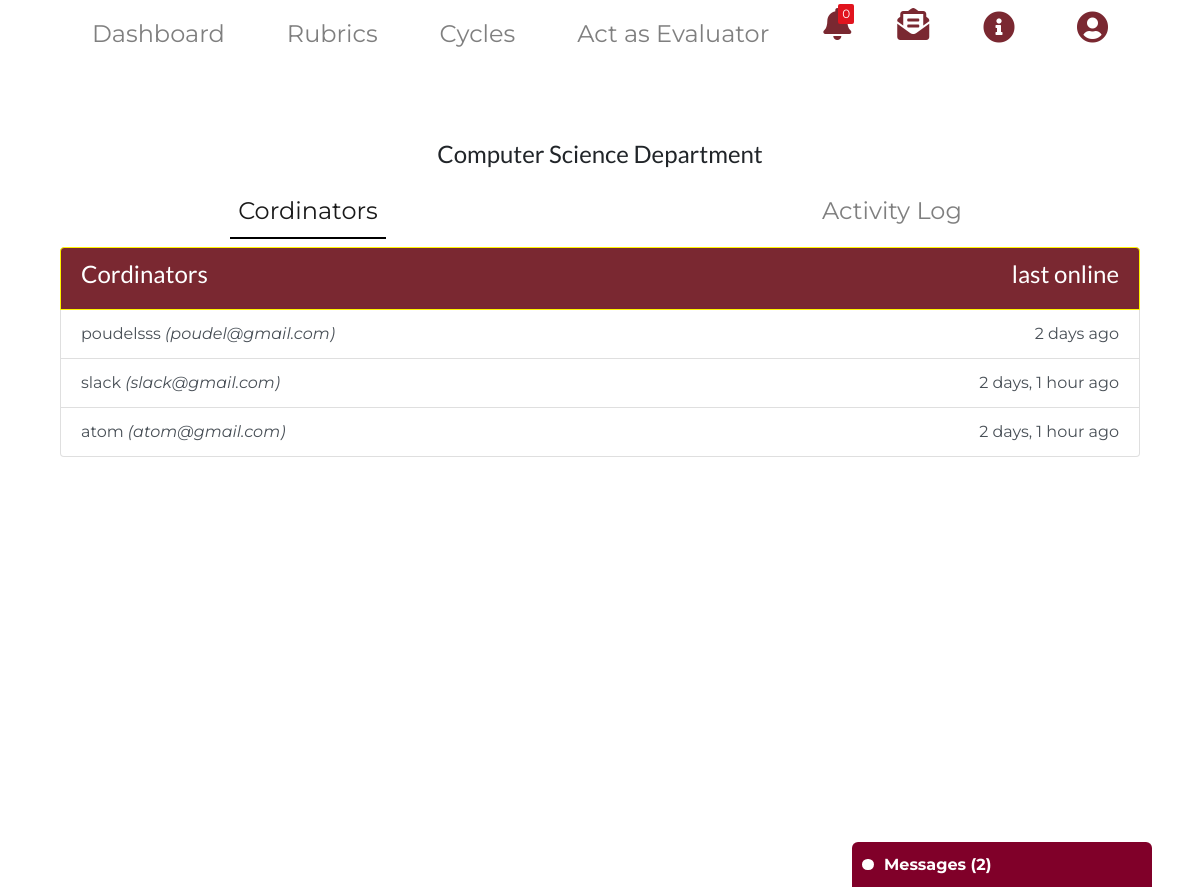
/department_view/8 (signed in), run on an earlier commit of the app's database.
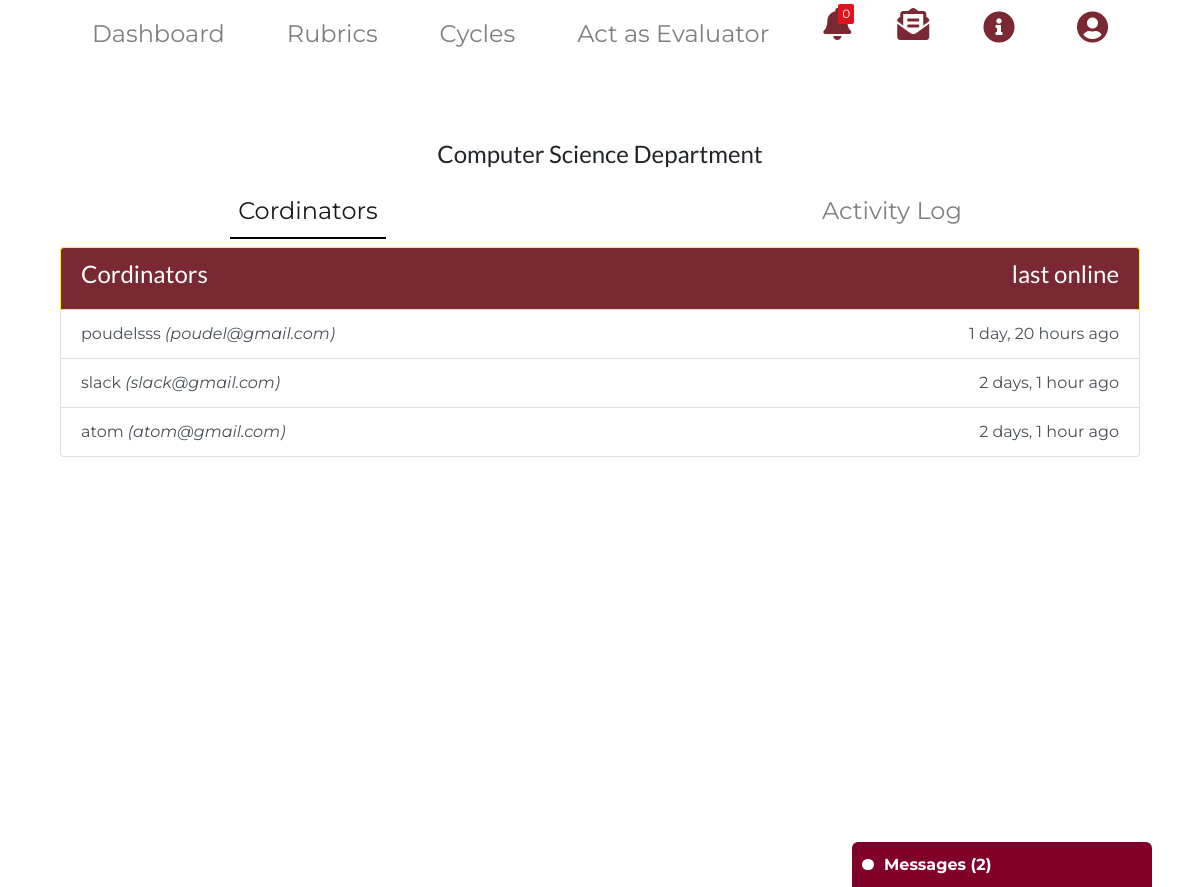
And on a later commit of the database.
### main/models.py (models this page shows)
class CoOrdinator(models.Model):
    name = models.CharField(max_length=100)
    email = models.CharField(max_length=200)
    department = models.CharField(max_length=200)
    dept = models.ForeignKey(Department, null=True, on_delete=models.CASCADE)
    last_online = models.DateTimeField(null=True)

### main/views.py (the view)
# urls.py: path('department_view/<int:cordinator_id>', views.department_view, name="department_view"),
def department_view(request, cordinator_id):
    cordinator = CoOrdinator.objects.get(id=cordinator_id)
    dept = cordinator.dept
    department_name = cordinator.department
    print(dept)
    cordinators = CoOrdinator.objects.filter(dept=dept)
    print(cordinators)
    for logs in Log.objects.filter(subject=dept):
        for co in cordinators:
            if(logs.cor==co.email):
                CoOrdinator.objects.filter(id=co.id).update(last_online=logs.created_at)
    context = {'cordinator':cordinator, 'dept_id':dept.id, 'list_dept':'active', 'cordinators':cordinators
    , 'notification_count' : Notification.objects.filter(read=False, to=request.user.email).count(),
    'notifications' : Notification.objects.filter(read=False, to=request.user.email).order_by('-created_at' ),
     'msgs_count': Broadcast.objects.filter(receiver=request.user.email, read=False).order_by('-sent_at').count(),
    'msgs':Broadcast.objects.filter(receiver=request.user.email).order_by('-sent_at'), 'department_name':department_name}
    return render(request, 'main/department_view.html', context)

### main/templates/main/department_view.html (shortened to what this page needs)
{% extends  'main/adminbase.html' %}
{%load static%}
{%block body_block%}
<br>
<br>
<h4 class = "text-center">{{department_name}} Department </h4>
<nav class="navbar sticky-top navbar-expand-lg  navbar-light ">
<div class="collapse navbar-collapse" id="navbarTogglerDemo04">
  <ul class="navbar-nav w-100 mr-auto mt-2 mt-lg-0 justify-content-around">
    <li class="nav-item {{list_dept}}" >
      <a class="nav-link" href="" >Cordinators</a>
    </li>
    <li class="nav-item {{log_dept}}" >
      <a class="nav-link" href="{%url 'main:dept_log' dept_id %}"> Activity Log</a>
    </li>
    </ul>
  </div>
</nav>
<div class = "container">
  <div class = "container-fluid">
    <ul class="list-group" style = "overflow-y:auto; height: 80vh;">
      <li class="list-group-item  list-group-item-action active  d-flex justify-content-between"><span> <h4>Cordinators</h4> </span>
        <span><h4>last online</h4></span>
      </li>
      {%for co in cordinators%}
        <a href= "#" class="list-group-item list-group-item-action d-flex justify-content-between"><span>{{co.name}} <em>({{co.email}})</em></span>
          {%if co.last_online%}
           {{co.last_online|timesince}} ago
          {%endif%}
         </a>
  {%endfor%}
</ul>
{%endblock%}

What changed in the data, as far as the page shows it:
changed CoOrdinator "poudelsss": last_online "2 days" → "1 day, 20 hours"
